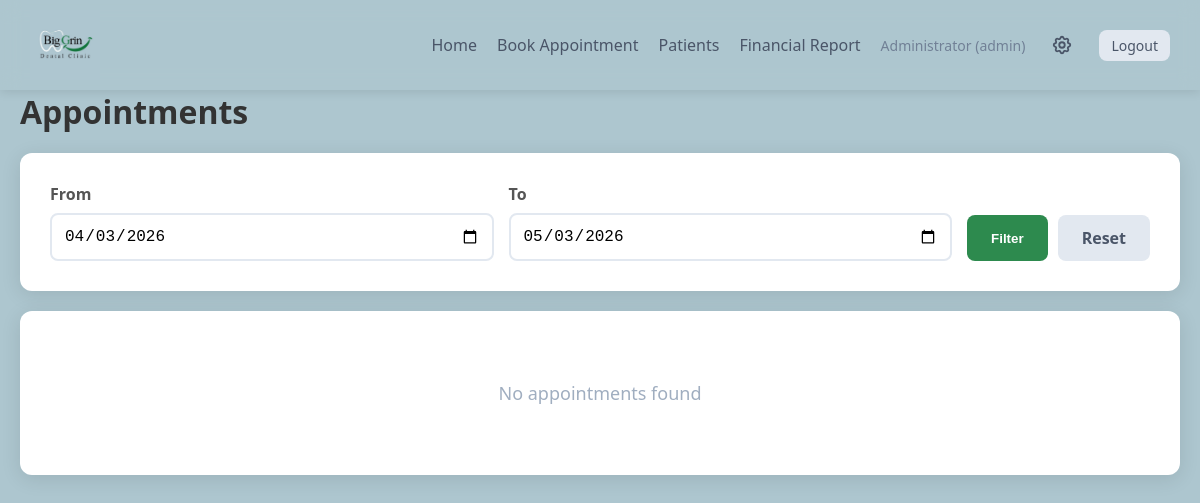
The app's page /admin/appointments (signed in), older data.
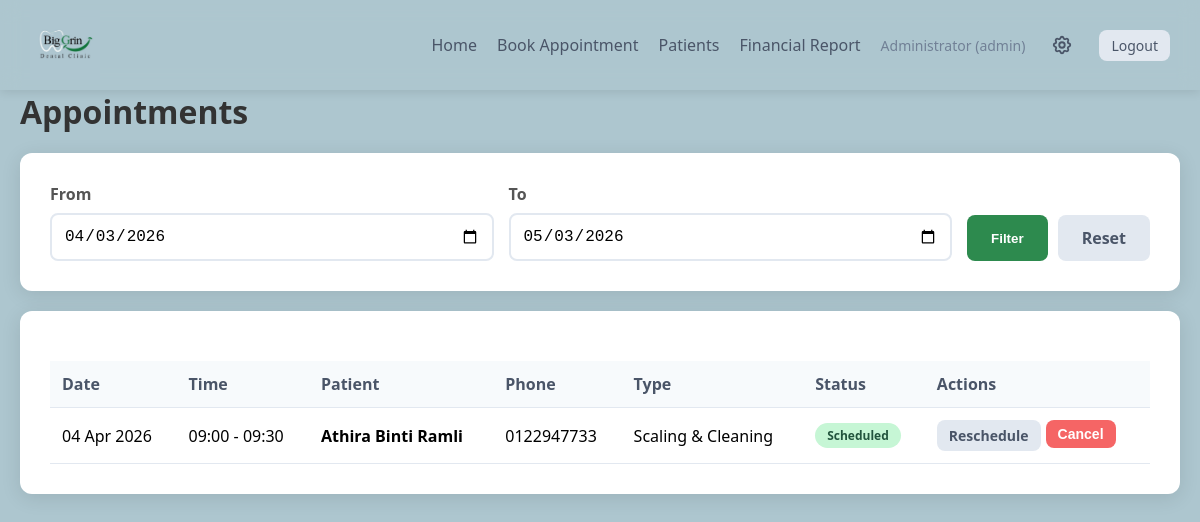
The same page, newer data.
### app.py (models this page shows)
class Appointment(db.Model):
    id = db.Column(db.Integer, primary_key=True)
    patient_id = db.Column(db.Integer, db.ForeignKey('patient.id'), nullable=False)
    appointment_date = db.Column(db.Date, nullable=False)
    start_time = db.Column(db.Time, nullable=False)
    end_time = db.Column(db.Time, nullable=False)
    appointment_type = db.Column(db.String(50), nullable=False)
    status = db.Column(db.String(20), default='scheduled')  # 'scheduled', 'completed', 'cancelled'
    notes = db.Column(db.Text, nullable=True)
    fee = db.Column(db.Integer, nullable=True)  # Fee in RM
    payment_status = db.Column(db.String(20), default='pending')  # 'pending', 'paid', 'refunded'
    payment_method = db.Column(db.String(50), nullable=True)  # 'cash', 'card', 'online'
    patient = db.relationship('Patient', backref='appointments')

class Patient(db.Model):
    id = db.Column(db.Integer, primary_key=True)
    name = db.Column(db.String(100), nullable=False)
    phone = db.Column(db.String(20), nullable=False)
    email = db.Column(db.String(120), nullable=True)
    address = db.Column(db.Text, nullable=True)
    nric = db.Column(db.String(20), nullable=True)
    is_foreign = db.Column(db.Boolean, default=False)
    signature = db.Column(db.Text, nullable=True)  # Base64 encoded signature
    pdpa_consent = db.Column(db.Boolean, default=False)  # PDPA consent for data storage
    pdpa_consent_date = db.Column(db.DateTime, nullable=True)  # When consent was given
    registered_at = db.Column(db.DateTime, default=datetime.now)

### app.py (the view)
@app.route('/admin/appointments')
def view_appointments():
    if 'user_id' not in session or session.get('role') not in ['admin', 'doctor']:
        return redirect(url_for('login'))
    start_date_str = request.args.get('start_date', datetime.now().strftime('%Y-%m-%d'))
    end_date_str = request.args.get('end_date', (datetime.now() + timedelta(days=30)).strftime('%Y-%m-%d'))
    start_date = datetime.strptime(start_date_str, '%Y-%m-%d').date()
    end_date = datetime.strptime(end_date_str, '%Y-%m-%d').date()
    appointments = Appointment.query.filter(
        Appointment.appointment_date >= start_date,
        Appointment.appointment_date <= end_date
    ).order_by(Appointment.appointment_date, Appointment.start_time).all()
    return render_template('view_appointments.html',
                         appointments=appointments,
                         start_date=start_date,
                         end_date=end_date,
                         appointment_types=APPOINTMENT_TYPES)

### templates/view_appointments.html (shortened to what this page needs)
{% extends "base.html" %}
{% block content %}
<h1>Appointments</h1>
<div class="card">
    <form method="GET" style="display: flex; gap: 15px; align-items: flex-end; flex-wrap: wrap;">
        <div class="form-group" style="flex: 1; min-width: 200px; margin-bottom: 0;">
            <label for="start_date">From</label>
            <input type="date" id="start_date" name="start_date" value="{{ start_date.strftime('%Y-%m-%d') }}">
        </div>
        <div class="form-group" style="flex: 1; min-width: 200px; margin-bottom: 0;">
            <label for="end_date">To</label>
            <input type="date" id="end_date" name="end_date" value="{{ end_date.strftime('%Y-%m-%d') }}">
        </div>
        <div style="display: flex; gap: 10px;">
            <button type="submit" class="btn btn-primary">Filter</button>
            <a href="{{ url_for('view_appointments') }}" class="btn btn-secondary">Reset</a>
        </div>
    </form>
</div>
<div class="card">
    {% if appointments %}
    <table>
        <thead>
            <tr>
                <th>Date</th>
                <th>Time</th>
                <th>Patient</th>
                <th>Phone</th>
                <th>Type</th>
                <th>Status</th>
                <th>Actions</th>
            </tr>
        </thead>
        <tbody>
            {% for appt in appointments %}
            <tr>
                <td>{{ appt.appointment_date.strftime('%d %b %Y') }}</td>
                <td>{{ appt.start_time.strftime('%H:%M') }} - {{ appt.end_time.strftime('%H:%M') }}</td>
                <td><strong>{{ appt.patient.name }}</strong></td>
                <td>{{ appt.patient.phone }}</td>
                <td>{{ appointment_types[appt.appointment_type].name }}</td>
                <td>
                    <span class="badge badge-{{ appt.status }}">{{ appt.status.title() }}</span>
                </td>
                <td>
                    {% if appt.status != 'cancelled' %}
                    <div style="display: flex; gap: 5px; flex-wrap: wrap;">
                        <a href="{{ url_for('reschedule_appointment', id=appt.id) }}" class="btn btn-sm btn-secondary">Reschedule</a>
                        <form method="POST" action="{{ url_for('cancel_appointment', id=appt.id) }}" style="display: inline;" onsubmit="return confirm('Cancel this appointment?');">
                            <button type="submit" class="btn btn-sm btn-danger">Cancel</button>
                        </form>
                    </div>
                    {% endif %}
                </td>
            </tr>
            {% endfor %}
        </tbody>
    </table>
    {% else %}
    <div style="text-align: center; padding: 40px; color: #a0aec0;">
        <p style="font-size: 18px;">No appointments found</p>
    </div>
    {% endif %}
</div>
{% endblock %}

Row changes from the older to the newer data that the page shows:
added Appointment: appointment_date "04 Apr 2026", start_time "09:00", end_time "09:30", patient.name "Athira Binti Ramli", patient.phone "0122947733", appointment_type "Scaling & Cleaning", status "Scheduled"
Text that changed along with them:
text no longer shown: "No appointments found"
text now shown: "Date Time Patient Phone Type Status Actions"
